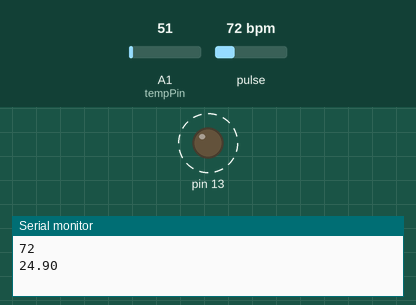
The sketch below on a simulated Arduino Uno, built with avr-gcc and run on an emulated ATmega328P. Parts: output pins drawn as LEDs (lit = HIGH), the last lines printed to the serial monitor. Dashed ring = blinking. The test bench sets the inputs (shaded band); at power-on: pulse 72 bpm, A1 (tempPin) = 51.

Above: at 1.2 s.
1.3 s: pulse set to 42 bpm
At 3.4 s:
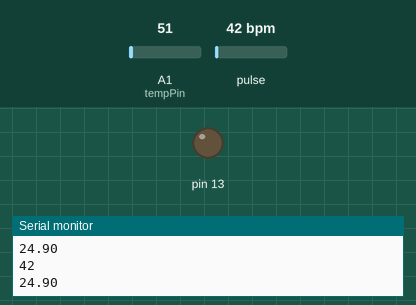
3.7 s: pulse set to 100 bpm
At 4.43 s:
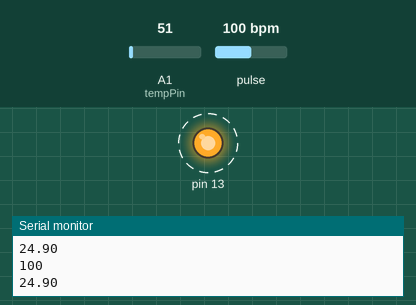
Timing chart, 0 to 12.7 s (numbered marks = the images above; inputs shaded):
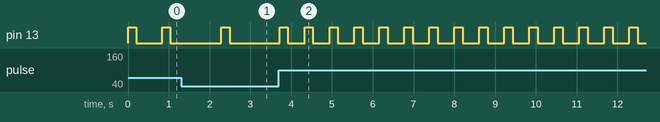

Measured:
- after the input at 3.7 s, pin 13: alternates HIGH for 0.20 s and LOW for 0.41 s, starting after 0.63 s

The sketch:

Pulsesensoe.ino
```cpp
#define USE_ARDUINO_INTERRUPTS true
#include <PulseSensorPlayground.h>

const int PulseWire = 0;
const int LED13 = 13;
int Threshold = 550;
int val;
int tempPin = 1;

PulseSensorPlayground pulseSensor;


void setup() {
 Serial.begin(9600);

 pulseSensor.analogInput(PulseWire);
 pulseSensor.blinkOnPulse(LED13);
 pulseSensor.setThreshold(Threshold);

 if (pulseSensor.begin()) {
  }

}

void loop() {
  int myBPM = pulseSensor.getBeatsPerMinute();
  val = analogRead(tempPin);
  float mv = (val/1024.0)*5000;
  float cel = mv/10;


  if(pulseSensor.sawStartOfBeat()){

    Serial.println(myBPM);
    Serial.print(cel);
    Serial.println();
  }
    delay(20);


}
```
